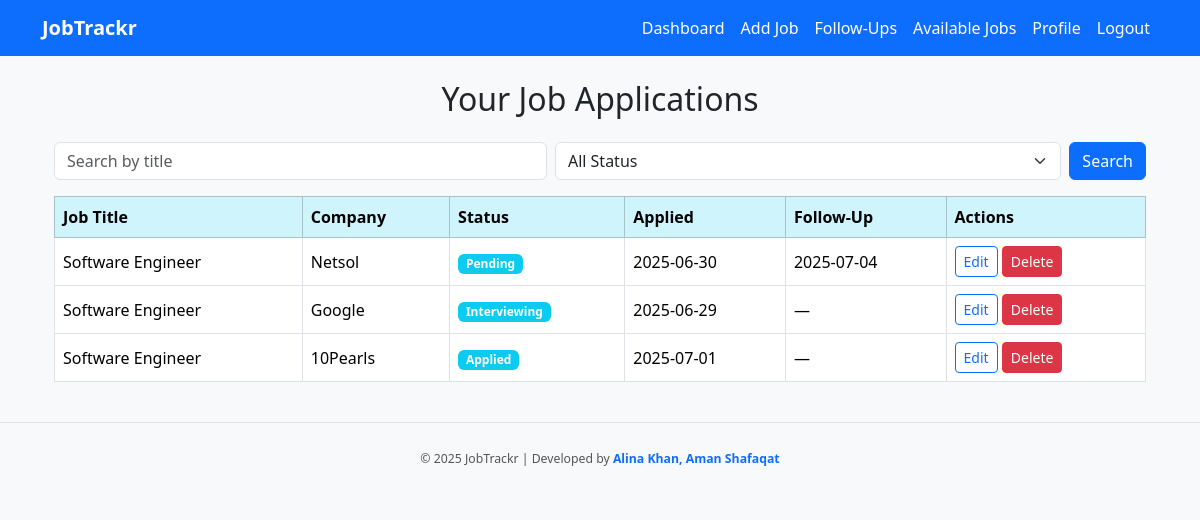
The page /jobs (signed in) on the database its author committed.
### tables this page shows
CREATE TABLE jobs (
                        id INTEGER PRIMARY KEY AUTOINCREMENT,
                        user_id INTEGER,
                        job_title TEXT,
                        company TEXT,
                        status TEXT,
                        applied_date TEXT,
                        follow_up_date TEXT);

### app.py (the view)
@app.route('/jobs')
def job_list():
    if 'user_id' not in session:
        return redirect(url_for('login'))
    conn = get_db_connection()
    jobs = conn.execute('SELECT * FROM jobs WHERE user_id = ?', (session['user_id'],)).fetchall()
    conn.close()
    return render_template('job_list.html', jobs=jobs)

### app.py (called while the page is built)
def get_db_connection():
    try:
        conn = sqlite3.connect('database.db')
        conn.row_factory = sqlite3.Row
        return conn
    except sqlite3.Error as e:
        flash(f"Database connection error: {e}", 'danger')
        return None

### templates/job_list.html (shortened to what this page needs)
{% extends 'base.html' %}
{% block content %}
<div class="container mt-4">
  <h2 class="mb-4 text-center">Your Job Applications</h2>
  <form method="GET" class="d-flex gap-2 mb-3">
    <input type="text" name="q" placeholder="Search by title" value="{{ request.args.get('q', '') }}" class="form-control">
    <select name="status" class="form-select">
      <option value="">All Status</option>
    </select>
    <button type="submit" class="btn btn-primary">Search</button>
  </form>
  {% if jobs %}
  <div class="table-responsive">
    <table class="table table-bordered table-hover">
      <thead class="table-info">
        <tr>
          <th>Job Title</th>
          <th>Company</th>
          <th>Status</th>
          <th>Applied</th>
          <th>Follow-Up</th>
          <th>Actions</th>
        </tr>
      </thead>
      <tbody>
        {% for job in jobs %}
        <tr>
          <td>{{ job.job_title }}</td>
          <td>{{ job.company }}</td>
          <td><span class="badge bg-info">{{ job.status }}</span></td>
          <td>{{ job.applied_date }}</td>
          <td>{{ job.follow_up_date or "—" }}</td>
          <td>
            <a href="{{ url_for('edit_job', job_id=job.id) }}" class="btn btn-sm btn-outline-primary">Edit</a>
            <form method="POST" action="{{ url_for('delete_job', job_id=job.id) }}" style="display:inline;" onsubmit="return confirm('Are you sure you want to delete this job application?');">
              <button type="submit" class="btn btn-sm btn-danger">Delete</button>
            </form>
          </td>
        </tr>
        {% endfor %}
      </tbody>
    </table>
  </div>
  {% else %}
  <p class="text-center">No job applications found.</p>
  {% endif %}
</div>
{% endblock %}

### static/css/style.css (style rules this page uses)
body { font-family: 'Segoe UI', sans-serif; background-color: #f8f9fa; color: #212529; margin: 0; padding: 0; }
.btn-primary { background-color: #0d6efd; border-color: #0d6efd; transition: background-color 0.3s ease, border-color 0.3s ease; }
.table th, .table td { vertical-align: middle; }

### rows shown on the page
jobs: job_title "Software Engineer", company "Netsol", status "Pending", applied_date "2025-06-30", follow_up_date "2025-07-04"
jobs: job_title "Software Engineer", company "Google", status "Interviewing", applied_date "2025-06-29", follow_up_date "—"
jobs: job_title "Software Engineer", company "10Pearls", status "Applied", applied_date "2025-07-01", follow_up_date "—"
